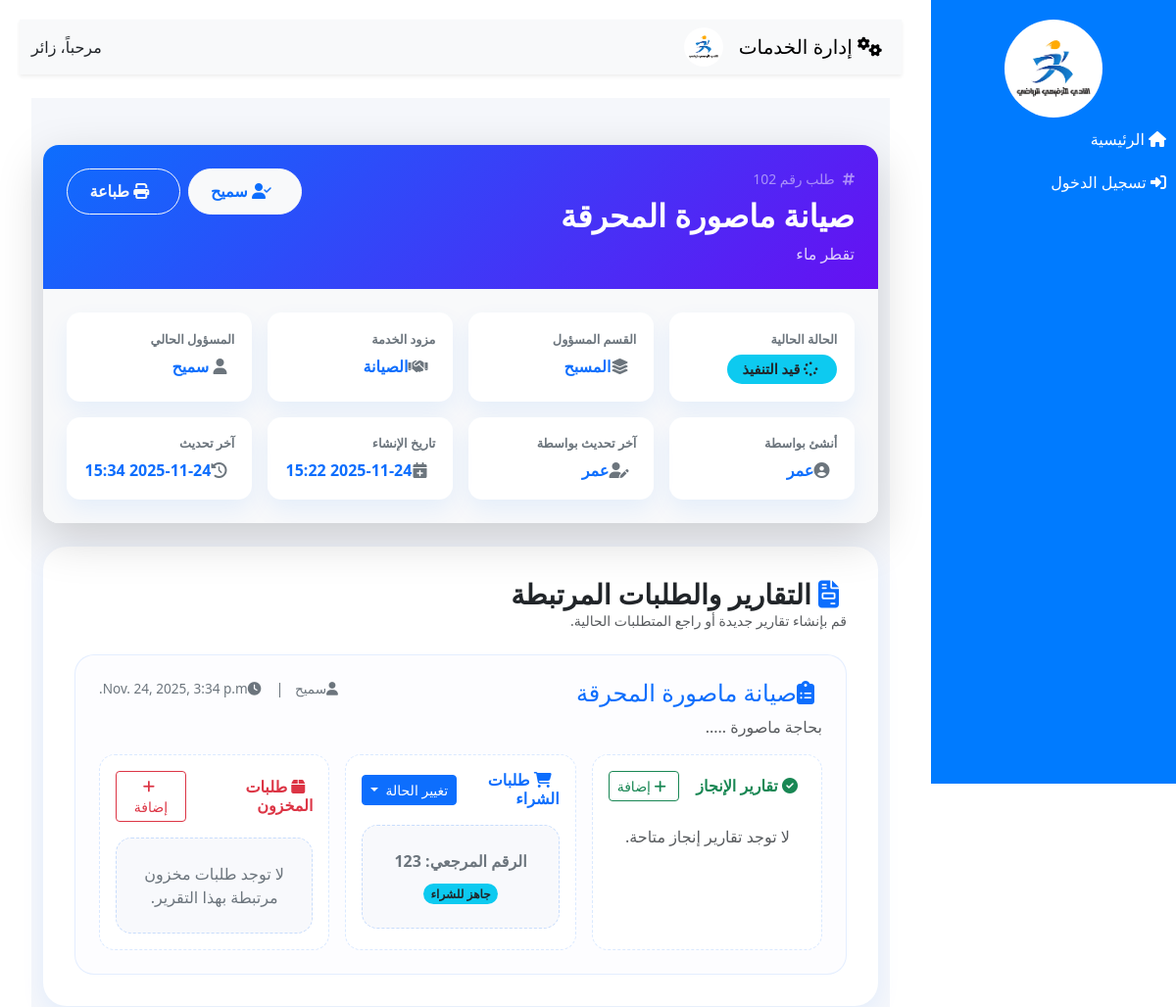
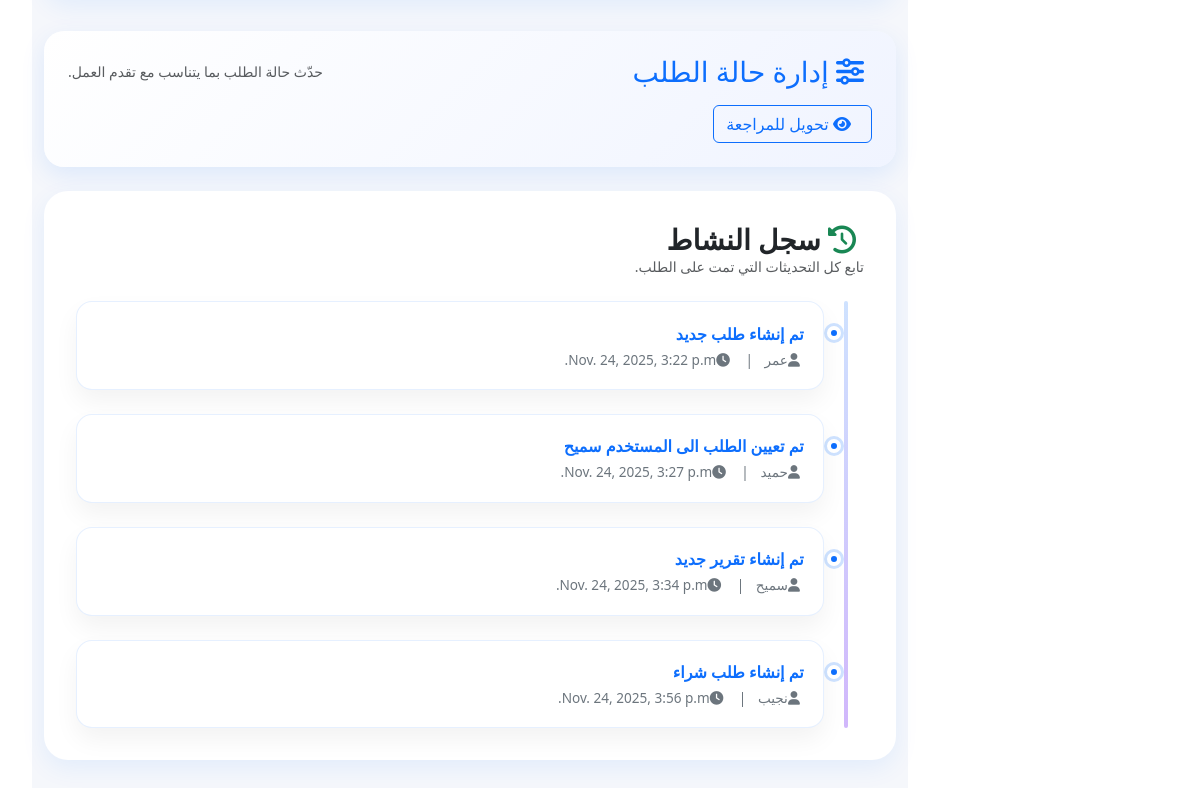
/request_detail/102/, run on the app's committed database (2 pictures, top to bottom).
### app1/models.py (models this page shows, shortened)
class ServiceRequest(models.Model):
    title = models.CharField(max_length=100)
    description = models.TextField()
    section = models.ForeignKey(Section, on_delete=models.CASCADE)
    service_provider = models.ForeignKey(ServiceProvider, on_delete=models.CASCADE)
    status = models.CharField(max_length=100, choices=[('pending', 'قيد الانتظار'), ('in_progress', 'قيد التنفيذ'), ('under_review', 'قيد المراجعة'), ('completed', 'مكتمل')], default='pending')
    created_at = models.DateTimeField(auto_now_add=True)
    updated_at = models.DateTimeField(auto_now=True)
    created_by = models.ForeignKey(User, on_delete=models.CASCADE, related_name='created_by')
    updated_by = models.ForeignKey(User, on_delete=models.CASCADE, related_name='updated_by')
    assigned_to = models.ForeignKey(User, on_delete=models.CASCADE, related_name='assigned_to', null=True, blank=True)

class Section(models.Model):
    name = models.CharField(max_length=100)
    manager  = models.ManyToManyField(User)
    def __str__(self):
        return self.name

class ServiceProvider(models.Model):
    name = models.CharField(max_length=100)
    manager = models.ManyToManyField(User)
    def __str__(self):
        return self.name

class Report(models.Model):
    title = models.CharField(max_length=100)
    description = models.TextField(null=True, blank=True)
    needs_outsourcing = models.BooleanField(default=False)
    needs_items = models.BooleanField(default=False)
    service_request = models.ForeignKey(ServiceRequest, on_delete=models.CASCADE, related_name='reports')
    created_at = models.DateTimeField(auto_now_add=True)
    created_by = models.ForeignKey(User, on_delete=models.CASCADE)

class PurchaseOrder(models.Model):
    report = models.OneToOneField(Report, on_delete=models.CASCADE, related_name='purchase_order')
    refrence_number = models.CharField(max_length=100)
    status = models.CharField(max_length=100, choices=[ ('approved', 'جاهز للشراء'), ('supplied', 'تم التوريد'),('used','تم الاستخدام')], default='approved')
    created_at = models.DateTimeField(auto_now_add=True)
    created_by = models.ForeignKey(User, on_delete=models.CASCADE)

class ServiceRequestLog(models.Model):
    service_request = models.ForeignKey(ServiceRequest, on_delete=models.CASCADE)
    comment = models.TextField()
    created_at = models.DateTimeField(auto_now_add=True)
    created_by = models.ForeignKey(User, on_delete=models.CASCADE)

### app1/views.py (the view)
# urls.py: path('request_detail/<int:id>/', views.request_detail, name='request_detail'),
def request_detail(request, id):
    service_request = ServiceRequest.objects.get(id=id)
    service_request_logs = ServiceRequestLog.objects.filter(service_request=service_request)
    reports = Report.objects.filter(service_request=service_request)
    completion_reports = CompletionReport.objects.filter(service_request=service_request)
    context = {
        'service_request': service_request,
        'service_request_logs': service_request_logs,
        'reports': reports,
        'completion_reports': completion_reports
    }
    return render(request, 'read/request_detail.html', context)

### app1/templates/read/request_detail.html (shortened to what this page needs)
{% extends 'base.html' %}
{% block content %}
<div class="container py-5 request-detail-wrapper" dir="rtl">
  <div class="card request-hero shadow-lg border-0 rounded-4 overflow-hidden mb-4">
    <div class="request-hero__banner p-4 text-white">
      <div class="d-flex flex-wrap align-items-start justify-content-between gap-3">
        <div>
          <div class="d-flex align-items-center gap-2 small text-white-50 mb-2">
            <i class="fas fa-hashtag"></i>
            طلب رقم {{ service_request.id }}
          </div>
          <h2 class="fw-bold mb-2">{{ service_request.title }}</h2>
          <p class="mb-0 text-white-75">{{ service_request.description|default:"لا توجد تفاصيل مرفوعة للطلب." }}</p>
        </div>
        <div class="d-flex flex-wrap align-items-center justify-content-end gap-2 action-bar">
          <a href="{% url 'assign_to_user' service_request.id %}" class="btn btn-light text-primary">
            {% if service_request.assigned_to %}
              <i class="fas fa-user-check ms-2"></i>
              {{ service_request.assigned_to.get_full_name|default:service_request.assigned_to.username }}
            {% else %}
              <i class="fas fa-user-plus ms-2"></i>
              تعيين مستخدم
            {% endif %}
          </a>
            <a href="{% url 'print_request' service_request.id %}" class="btn btn-outline-light" target="_blank">
                <i class="fas fa-print ms-2"></i>
                طباعة
            </a>
        </div>
      </div>
    </div>
    <div class="request-hero__overview bg-light p-4">
      <div class="row g-3">
        <div class="col-12 col-sm-6 col-xl-3">
          <div class="info-chip">
            <span class="label">الحالة الحالية</span>
            <span class="value">
              {% if service_request.status == 'pending' %}
                <span class="badge bg-warning text-dark rounded-pill px-3 py-2"><i class="fas fa-hourglass-half ms-1"></i> قيد الانتظار</span>
              {% elif service_request.status == 'in_progress' %}
                <span class="badge bg-info text-dark rounded-pill px-3 py-2"><i class="fas fa-spinner ms-1"></i> قيد التنفيذ</span>
              {% elif service_request.status == 'completed' %}
                <span class="badge bg-success rounded-pill px-3 py-2"><i class="fas fa-check-circle ms-1"></i> مكتمل</span>
              {% elif service_request.status == 'under_review' %}
                <span class="badge bg-primary rounded-pill px-3 py-2"><i class="fas fa-eye ms-1"></i> قيد المراجعة</span>
              {% else %}
                <span class="badge bg-light text-dark rounded-pill px-3 py-2">{{ service_request.status }}</span>
              {% endif %}
            </span>
          </div>
        </div>
        <div class="col-12 col-sm-6 col-xl-3">
          <div class="info-chip">
            <span class="label">القسم المسؤول</span>
            <span class="value"><i class="fas fa-layer-group ms-2 text-secondary"></i>{{ service_request.section }}</span>
          </div>
        </div>
        <div class="col-12 col-sm-6 col-xl-3">
          <div class="info-chip">
            <span class="label">مزود الخدمة</span>
            <span class="value"><i class="fas fa-handshake ms-2 text-secondary"></i>{{ service_request.service_provider }}</span>
          </div>
        </div>
        <div class="col-12 col-sm-6 col-xl-3">
          <div class="info-chip">
            <span class="label">المسؤول الحالي</span>
            <span class="value">
              <i class="fas fa-user ms-2 text-secondary"></i>
              {{ service_request.assigned_to|default:"غير معيّن" }}
            </span>
          </div>
        </div>
        <div class="col-12 col-sm-6 col-xl-3">
          <div class="info-chip">
            <span class="label">أنشئ بواسطة</span>
            <span class="value"><i class="fas fa-user-circle ms-2 text-secondary"></i>{{ service_request.created_by }}</span>
          </div>
        </div>
        <div class="col-12 col-sm-6 col-xl-3">
          <div class="info-chip">
            <span class="label">آخر تحديث بواسطة</span>
            <span class="value"><i class="fas fa-user-edit ms-2 text-secondary"></i>{{ service_request.updated_by }}</span>
          </div>
        </div>
        <div class="col-12 col-sm-6 col-xl-3">
          <div class="info-chip">
            <span class="label">تاريخ الإنشاء</span>
            <span class="value"><i class="fas fa-calendar-plus ms-2 text-secondary"></i>{{ service_request.created_at|date:"Y-m-d H:i" }}</span>
          </div>
        </div>
        <div class="col-12 col-sm-6 col-xl-3">
          <div class="info-chip">
            <span class="label">آخر تحديث</span>
            <span class="value"><i class="fas fa-history ms-2 text-secondary"></i>{{ service_request.updated_at|date:"Y-m-d H:i" }}</span>
          </div>
        </div>
      </div>
    </div>
  </div>
  <div class="section-card">
    <div class="section-title">
      <div>
        <h3><i class="fas fa-file-invoice ms-2 text-primary"></i> التقارير والطلبات المرتبطة</h3>
        <p class="text-muted small">قم بإنشاء تقارير جديدة أو راجع المتطلبات الحالية.</p>
      </div>
    </div>
    {% if reports %}
      {% for report in reports %}
        <div class="report-card">
          <div class="d-flex flex-wrap align-items-start justify-content-between gap-3 mb-3">
            <div>
              <h4 class="text-primary mb-2"><i class="fas fa-clipboard-list ms-2"></i>{{ report.title }}</h4>
              {% if report.description %}
                <p class="text-muted mb-0">{{ report.description }}</p>
              {% endif %}
            </div>
            <div class="meta">
              <i class="fas fa-user ms-1 text-secondary"></i>{{ report.created_by }}
              <span class="mx-2">|</span>
              <i class="fas fa-clock ms-1 text-secondary"></i>{{ report.created_at }}
            </div>
          </div>
          <div class="row g-3">
            <div class="col-md-4">
              <div class="sub-card">
                <div class="d-flex align-items-center justify-content-between mb-3">
                  <h5 class="text-success mb-0"><i class="fas fa-check-circle ms-2"></i> تقارير الإنجاز</h5>
                  {% if service_request.status == 'pending' or service_request.status == 'in_progress' %}
                    {% if not completion_reports %}
                      <button type="button" class="btn btn-sm btn-outline-success" data-bs-toggle="modal" data-bs-target="#reportModal3">
                        <i class="fas fa-plus ms-1"></i> إضافة
                      </button>
                    {% endif %}
                  {% endif %}
                </div>
                <ul class="list-group list-group-flush">
                  {% for completion_report in completion_reports %}
                    <li class="list-group-item">
                      <div class="fw-semibold">{{ completion_report.title }}</div>
                      <div class="small text-muted">{{ completion_report.created_by }} ({{ completion_report.created_at }})</div>
                      <p class="mb-0 mt-2 text-muted">{{ completion_report.description }}</p>
                    </li>
                  {% empty %}
                    <li class="list-group-item text-muted">لا توجد تقارير إنجاز متاحة.</li>
                  {% endfor %}
                </ul>
              </div>
            </div>
            <div class="col-md-4">
              <div class="sub-card">
                <div class="d-flex align-items-center justify-content-between mb-3">
                  <h5 class="text-primary mb-0"><i class="fas fa-shopping-cart ms-2"></i> طلبات الشراء</h5>
                  {% if service_request.status == 'pending' or service_request.status == 'in_progress' %}
                    {% if report.purchase_order %}
                      <div class="dropdown">
                        <button class="btn btn-sm btn-primary dropdown-toggle" type="button" id="purchaseActions{{ report.id }}" data-bs-toggle="dropdown" aria-expanded="false">
                          تغيير الحالة
                        </button>
                      </div>
                    {% else %}
                      <button type="button" class="btn btn-sm btn-outline-primary" data-bs-toggle="modal" data-bs-target="#reportModal4">
                        <i class="fas fa-plus ms-1"></i> إضافة
                      </button>
                    {% endif %}
                  {% endif %}
                </div>
                <div class="empty-state">
                  {% if report.purchase_order %}
                    <div class="fw-semibold mb-2">الرقم المرجعي: {{ report.purchase_order.refrence_number }}</div>
                    <span class="badge bg-info text-dark rounded-pill">{{ report.purchase_order.get_status_display }}</span>
                  {% else %}
                    لا توجد طلبات شراء مرتبطة بهذا التقرير.
                  {% endif %}
                </div>
              </div>
            </div>
            <div class="col-md-4">
              <div class="sub-card">
                <div class="d-flex align-items-center justify-content-between mb-3">
                  <h5 class="text-danger mb-0"><i class="fas fa-box ms-2"></i> طلبات المخزون</h5>
                  {% if service_request.status == 'pending' or service_request.status == 'in_progress' %}
                    {% if report.inventory_order %}
                      <div class="dropdown">
                        <button class="btn btn-sm btn-danger dropdown-toggle" type="button" id="inventoryActions{{ report.id }}" data-bs-toggle="dropdown" aria-expanded="false">
                          تغيير الحالة
                        </button>
                        <ul class="dropdown-menu" aria-labelledby="inventoryActions{{ report.id }}">
                          <li><a class="dropdown-item" href="{% url 'inventory_order_mark_as_approved' report.inventory_order.id %}">تم الاستخدام</a></li>
                          <li><a class="dropdown-item" href="{% url 'inventory_order_mark_as_pending' report.inventory_order.id %}">معلق</a></li>
                          <li><a class="dropdown-item" href="{% url 'edit_inventory_order' report.inventory_order.id %}">تعديل المرجع</a></li>
                        </ul>
                      </div>
                    {% else %}
                      <button type="button" class="btn btn-sm btn-outline-danger" data-bs-toggle="modal" data-bs-target="#reportModal5">
                        <i class="fas fa-plus ms-1"></i> إضافة
                      </button>
                    {% endif %}
                  {% endif %}
                </div>
                <div class="empty-state">
                  {% if report.inventory_order %}
                    <div class="fw-semibold mb-2">الرقم المرجعي: {{ report.inventory_order.refrence_number }}</div>
                    <span class="badge bg-danger">{{ report.inventory_order.get_status_display }}</span>
                  {% else %}
                    لا توجد طلبات مخزون مرتبطة بهذا التقرير.
                  {% endif %}
                </div>
              </div>
            </div>
          </div>
        </div>
      {% endfor %}
    {% else %}
      <div class="empty-state">
        <i class="fas fa-clipboard-list fa-2x mb-3 text-primary"></i>
        <p class="mb-0">لم يتم إنشاء أي تقارير بعد. ابدأ بإضافة تقرير لتتبع احتياجات الطلب.</p>
      </div>
    {% endif %}
  </div>
  {% if reports %}
    <div class="operations-card mb-4">
      <div class="d-flex flex-wrap align-items-center justify-content-between gap-3 mb-3">
        <h3 class="mb-0 text-primary"><i class="fas fa-sliders-h ms-2"></i> إدارة حالة الطلب</h3>
        <p class="text-muted small mb-0">حدّث حالة الطلب بما يتناسب مع تقدم العمل.</p>
      </div>
      <div class="d-flex flex-wrap gap-2">
        {% if service_request.status != 'under_review' %}
          <a href="{% url 'mark_as_under_review' service_request.id %}" class="btn btn-outline-primary">
            <i class="fas fa-eye ms-2"></i> تحويل للمراجعة
          </a>
        {% endif %}
      </div>
    </div>
  {% endif %}
  <div class="section-card">
    <div class="section-title">
      <div>
        <h3><i class="fas fa-history ms-2 text-success"></i> سجل النشاط</h3>
        <p class="text-muted small">تابع كل التحديثات التي تمت على الطلب.</p>
      </div>
    </div>
    {% if service_request_logs %}
      <div class="timeline">
        {% for log in service_request_logs %}
          <div class="timeline-item">
            <div class="timeline-title">{{ log.comment }}</div>
            <div class="timeline-meta">
              <i class="fas fa-user ms-1 text-secondary"></i>{{ log.created_by }}
              <span class="mx-2">|</span>
              <i class="fas fa-clock ms-1 text-secondary"></i>{{ log.created_at }}
            </div>
          </div>
        {% endfor %}
      </div>
    {% else %}
      <div class="empty-state">
        <i class="fas fa-info-circle fa-2x mb-3 text-success"></i>
        لا توجد سجلات متاحة حتى الآن.
      </div>
    {% endif %}
  </div>
</div>
{% endblock %}

### data on the page
ServiceRequest: id "102", title "صيانة ماصورة المحرقة", description "تقطر ماء", assigned_to.get_full_name "سميح", section "المسبح", service_provider "الصيانة", assigned_to "سميح", created_by "عمر", updated_by "عمر", created_at "2025-11-24 15:22", updated_at "2025-11-24 15:34"
Report: title "صيانة ماصورة المحرقة", description "بحاجة ماصورة .....", created_by "سميح", created_at "Nov. 24, 2025, 3:34 p.m.", purchase_order.refrence_number "123", purchase_order.status "جاهز للشراء", shows "إضافة"
ServiceRequestLog: comment "تم إنشاء طلب جديد", created_by "عمر", created_at "Nov. 24, 2025, 3:22 p.m."
ServiceRequestLog: comment "تم تعيين الطلب الى المستخدم سميح", created_by "حميد", created_at "Nov. 24, 2025, 3:27 p.m."
ServiceRequestLog: comment "تم إنشاء تقرير جديد", created_by "سميح", created_at "Nov. 24, 2025, 3:34 p.m."
ServiceRequestLog: comment "تم إنشاء طلب شراء", created_by "نجيب", created_at "Nov. 24, 2025, 3:56 p.m."
